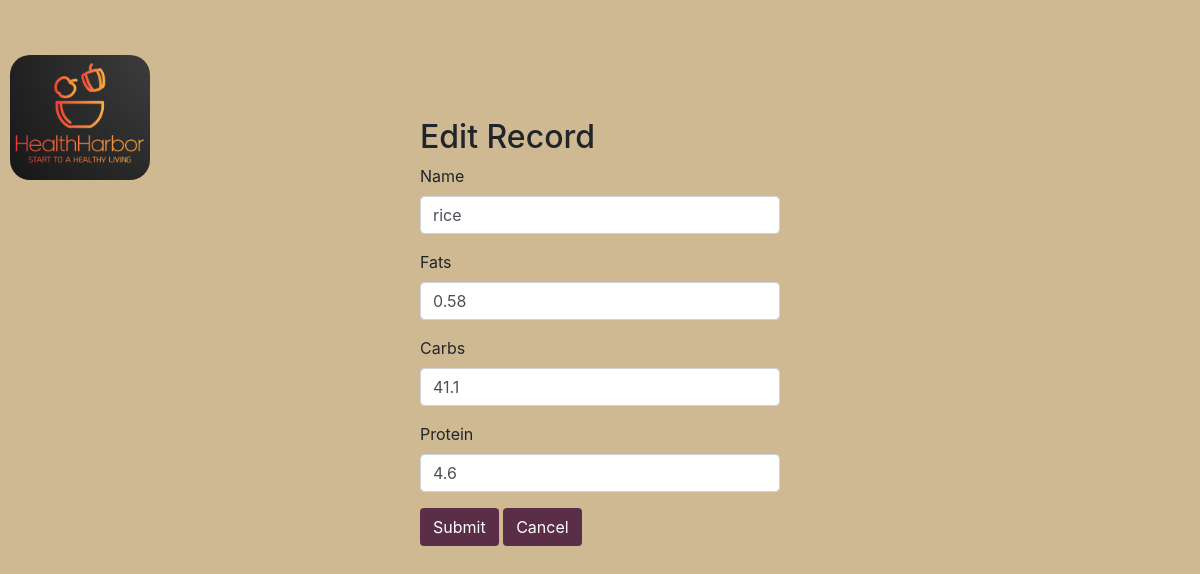
Page /edit.php?id=2 on the committed database.
### tables this page shows
CREATE TABLE `foodlist` (
  `id` int(11) NOT NULL,
  `name` varchar(100) NOT NULL,
  `fats` float NOT NULL,
  `carbs` float NOT NULL,
  `protein` float NOT NULL
);

### edit.php (the view, shortened to what this page needs)
<?php
require_once "config.php";
$name = $fats = $carbs = $protein = "";
$name_err = $fats_err = $carbs_err = $protein_err = "";
if (isset($_POST["id"]) && !empty($_POST["id"])) {
    $id = $_POST["id"];
    $input_name = trim($_POST["name"]);
    if (empty($input_name)) {
        $name_err = "Please enter a name.";
    } elseif (!filter_var($input_name, FILTER_VALIDATE_REGEXP, array("options" => array("regexp" => "/^[a-zA-Z\s]+$/")))) {
        $name_err = "Please enter a valid name.";
    } else {
        $name = $input_name;
    }
    $input_fats = trim($_POST["fats"]);
    if (!is_numeric($input_fats) || $input_fats < 0) {
        $fats_err = "Please enter a non-negative numeric value.";
    } else {
        $fats = $input_fats;
    }
    $input_carbs = trim($_POST["carbs"]);
    if (!is_numeric($input_carbs) || $input_carbs < 0) {
        $carbs_err = "Please enter a non-negative numeric value.";
    } else {
        $carbs = $input_carbs;
    }
    $input_protein = trim($_POST["protein"]);
    if (!is_numeric($input_protein) || $input_protein < 0) {
        $protein_err = "Please enter a non-negative numeric value.";
    } else {
        $protein = $input_protein;
    }
    if (empty($name_err) && empty($fats_err) && empty($carbs_err) && empty($protein_err)) {
        $sql = "UPDATE foodlist SET name=?, fats=?, carbs=?, protein=? WHERE id=?";
        if ($stmt = mysqli_prepare($link, $sql)) {
            mysqli_stmt_bind_param($stmt, "ssssi", $param_name, $param_fats, $param_carbs, $param_protein, $param_id);
            $param_name = $name;
            $param_fats = $fats;
            $param_carbs = $carbs;
            $param_protein = $protein;
            $param_id = $id;
            if (mysqli_stmt_execute($stmt)) {
                header("location: foodlist.php");
                exit();
            } else {
                echo "Oops! Something went wrong. Please try again later.";
            }
        }
        mysqli_stmt_close($stmt);
    }
    mysqli_close($link);
} else {
    if (isset($_GET["id"]) && !empty(trim($_GET["id"]))) {
        $sql = "SELECT * FROM foodlist WHERE id = ?";
        if ($stmt = mysqli_prepare($link, $sql)) {
            mysqli_stmt_bind_param($stmt, "i", $param_id);
            if (mysqli_stmt_execute($stmt)) {
                $result = mysqli_stmt_get_result($stmt);
                if (mysqli_num_rows($result) == 1) {
                    $row = mysqli_fetch_array($result, MYSQLI_ASSOC);
                    $name = $row["name"];
                    $fats = $row["fats"];
                    $carbs = $row["carbs"];
                    $protein = $row["protein"];
                }
            }
        }
    }
}
?>
<!DOCTYPE html>
<html lang="en">
<head>
    <link rel="stylesheet" href="https://stackpath.bootstrapcdn.com/bootstrap/4.5.2/css/bootstrap.min.css">
</head>
<div id="logo">
        <img src="IMG/Logo.PNG" alt="main_logo..." class="logo" />
    </div>
<body>
    <div class="wrapper">
                    <h2 class="mt-5">Edit Record</h2>
                    <form action="<?php echo htmlspecialchars(basename($_SERVER['REQUEST_URI'])); ?>" method="post">
                        <div class="form-group">
                            <label>Name</label>
                            <input type="text" name="name" class="form-control <?php echo (!empty($name_err)) ? 'is-invalid' : ''; ?>" value="<?php echo $name; ?>">
                        </div>
                        <div class="form-group">
                            <label>Fats</label>
                            <input name="fats" class="form-control <?php echo (!empty($fats_err)) ? 'is-invalid' : ''; ?>" value="<?php echo $fats; ?>">
                        </div>
                        <div class="form-group">
                            <label>Carbs</label>
                            <input type="text" name="carbs" class="form-control <?php echo (!empty($carbs_err)) ? 'is-invalid' : ''; ?>" value="<?php echo $carbs; ?>">
                        </div>
                        <div class="form-group">
                            <label>Protein</label>
                            <input type="text" name="protein" class="form-control <?php echo (!empty($protein_err)) ? 'is-invalid' : ''; ?>" value="<?php echo $protein; ?>">
                        </div>
                        <input type="submit" class="btn" value="Submit">
                        <a href="foodlist.php" class="btn">Cancel</a>
                    </form>
                </div>
</body>
</html>

### edit.php (style rules this page uses)
.wrapper { max-width: 400px; margin: 50px auto; padding: 20px; }
body { background-color: #CEB992; }
.logo { width: 140px; position: absolute; top: 55px; left: 10px; border-radius: 20px; }
.btn { background-color: #5B2E48; color:#fff; }

### rows in the picture
foodlist: name "rice", fats "0.58", carbs "41.1", protein "4.6"
